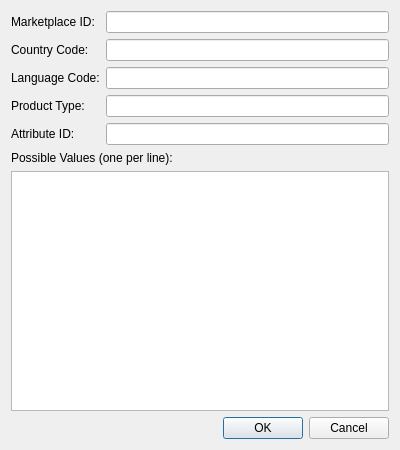
<ui version="4.0">
 <author/>
 <comment/>
 <exportmacro/>
 <class>DialogAddPossibleValues</class>
 <widget class="QDialog" name="DialogAddPossibleValues">
  <property name="geometry">
   <rect>
    <x>0</x>
    <y>0</y>
    <width>400</width>
    <height>450</height>
   </rect>
  </property>
  <property name="windowTitle">
   <string>Add Possible Values</string>
  </property>
  <layout class="QVBoxLayout" name="verticalLayout">
   <item>
    <layout class="QFormLayout" name="formLayout">
     <item row="0" column="0">
      <widget class="QLabel" name="labelMarketplaceId">
       <property name="text">
        <string>Marketplace ID:</string>
       </property>
      </widget>
     </item>
     <item row="0" column="1">
      <widget class="QLineEdit" name="lineEditMarketplaceId"/>
     </item>
     <item row="1" column="0">
      <widget class="QLabel" name="labelCountryCode">
       <property name="text">
        <string>Country Code:</string>
       </property>
      </widget>
     </item>
     <item row="1" column="1">
      <widget class="QLineEdit" name="lineEditCountryCode"/>
     </item>
     <item row="2" column="0">
      <widget class="QLabel" name="labelLangCode">
       <property name="text">
        <string>Language Code:</string>
       </property>
      </widget>
     </item>
     <item row="2" column="1">
      <widget class="QLineEdit" name="lineEditLangCode"/>
     </item>
     <item row="3" column="0">
      <widget class="QLabel" name="labelProductType">
       <property name="text">
        <string>Product Type:</string>
       </property>
      </widget>
     </item>
     <item row="3" column="1">
      <widget class="QLineEdit" name="lineEditProductType"/>
     </item>
     <item row="4" column="0">
      <widget class="QLabel" name="labelAttributeId">
       <property name="text">
        <string>Attribute ID:</string>
       </property>
      </widget>
     </item>
     <item row="4" column="1">
      <widget class="QLineEdit" name="lineEditAttributeId"/>
     </item>
    </layout>
   </item>
   <item>
    <widget class="QLabel" name="labelPossibleValues">
     <property name="text">
      <string>Possible Values (one per line):</string>
     </property>
    </widget>
   </item>
   <item>
    <widget class="QTextEdit" name="textEditPossibleValues"/>
   </item>
   <item>
    <widget class="QDialogButtonBox" name="buttonBox">
     <property name="orientation">
      <enum>Qt::Horizontal</enum>
     </property>
     <property name="standardButtons">
      <set>QDialogButtonBox::Cancel|QDialogButtonBox::Ok</set>
     </property>
    </widget>
   </item>
  </layout>
 </widget>
 <pixmapfunction/>
 <resources/>
 <connections>
  <connection>
   <sender>buttonBox</sender>
   <signal>accepted()</signal>
   <receiver>DialogAddPossibleValues</receiver>
   <slot>accept()</slot>
   <hints>
    <hint type="sourcelabel">
     <x>248</x>
     <y>254</y>
    </hint>
    <hint type="destinationlabel">
     <x>157</x>
     <y>274</y>
    </hint>
   </hints>
  </connection>
  <connection>
   <sender>buttonBox</sender>
   <signal>rejected()</signal>
   <receiver>DialogAddPossibleValues</receiver>
   <slot>reject()</slot>
   <hints>
    <hint type="sourcelabel">
     <x>316</x>
     <y>260</y>
    </hint>
    <hint type="destinationlabel">
     <x>286</x>
     <y>274</y>
    </hint>
   </hints>
  </connection>
 </connections>
</ui>
